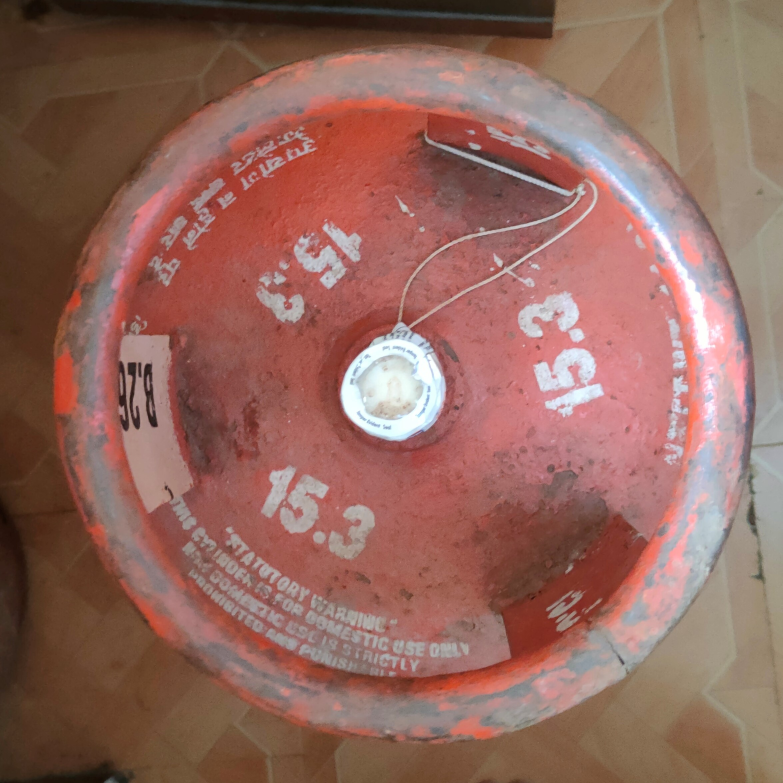
#> input picture gas-cylinder-weight/images/Cylinder_image.jpg, 2348 x 2349 px, found by its file name (shown at 1/3 size); its folder holds 2 pictures in this run
$ python runtime_test.py
#> lines starting #> are read from the running program, lines starting #| are printed output that depends on the picture; after the words box and inside, x2 and y2 are one past the last pixel; in counts of white or black regions, pixels touching at a corner belong together
### gas-cylinder-weight/code-testing/shared.py
import cv2
from matplotlib import pyplot as plt
import numpy as np
import pytesseract

def getMonochromeImage(img):
    img_gray = cv2.cvtColor(img, cv2.COLOR_BGR2GRAY)
    kernel = cv2.getStructuringElement(cv2.MORPH_RECT, (50, 50))
    tophat = cv2.morphologyEx(img_gray, cv2.MORPH_TOPHAT, kernel)
    _, binary_image = cv2.threshold(tophat, 35, 255, cv2.THRESH_BINARY)
    contours, _ = cv2.findContours(binary_image, cv2.RETR_EXTERNAL, cv2.CHAIN_APPROX_SIMPLE)
    mask = np.zeros_like(img_gray)
    cv2.drawContours(mask, contours, -1, (255), thickness=cv2.FILLED)
    result = cv2.bitwise_and(img, img, mask=mask)
    return result

### gas-cylinder-weight/code-testing/runtime_test.py
import sys
import re
import cv2
import numpy as np
from matplotlib import pyplot as plt
import pytesseract

sys.path.append('..')
pytesseract.pytesseract.tesseract_cmd = r'C:/Program Files/Tesseract-OCR/tesseract.exe'

from shared import getMonochromeImage

loadedImage = cv2.imread('images\Cylinder_image.jpg')
#> loadedImage is the input picture: shape (2349, 2348, 3); mean B, G, R 93.8, 103.9, 146.8
image = getMonochromeImage(loadedImage)
#> in getMonochromeImage, `_, binary_image = cv2.threshold(tophat, 35, 255, cv2.THRESH_BINARY)`:
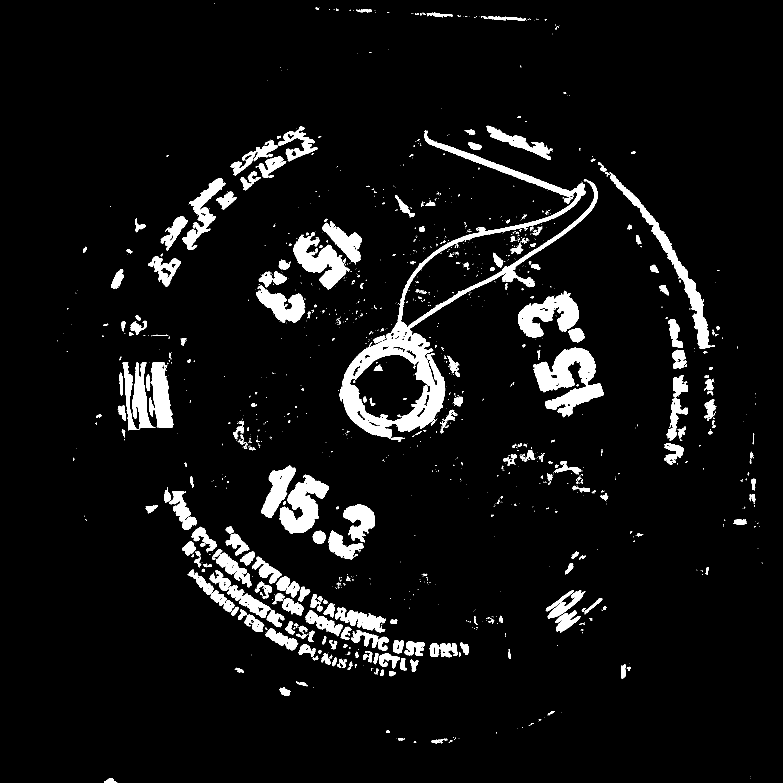
#> binary_image: shape (2349, 2348) (shown at 1/3 size); 6.3% white; 1556 white regions (1192 under 20 px)
#> in getMonochromeImage, `contours, _ = cv2.findContours(binary_image, cv2.RETR_EXTERNAL, cv2.CH..`: contours = 1538 contours, 1253 with area under 20; largest, box (x1, y1, x2, y2) and area: (1019, 390, 1793, 1315) 95778, (1599, 1043, 1812, 1252) 20882, (1829, 516, 2132, 1047) 13707, (838, 1424, 987, 1600) 12900, (1554, 872, 1737, 1013) 12800
#> in getMonochromeImage, `cv2.drawContours(mask, contours, -1, (255), thickness=cv2.FILLED)`: mask: shape (2349, 2348); 7% white; 1538 white regions (1181 under 20 px), largest, box (x1, y1, x2, y2) and area: (1019, 390, 1793, 1315) 98621, (1599, 1043, 1812, 1252) 21525, (1829, 516, 2132, 1047) 14374


def getCroppedImage(image):
    image_height, image_width, _ = image.shape

    # Define the desired width and height of the crop
    crop_width = 1400
    crop_height = 1400

    # Calculate the coordinates for cropping the center region
    x1 = int(image_width/2 - crop_width/2)
    y1 = int(image_height/2 - crop_height/2)
    x2 = int(image_width/2 + crop_width/2)
    y2 = int(image_height/2 + crop_height/2)

    cropped_image = image[y1:y2, x1:x2]
    return cropped_image

cropped_image = getCroppedImage(image)
originalImage = cropped_image.copy()

def getContours(image):
    thresh = cv2.adaptiveThreshold(cv2.cvtColor(image, cv2.COLOR_BGR2GRAY), 255, cv2.ADAPTIVE_THRESH_MEAN_C, cv2.THRESH_BINARY_INV, 11, 7)
    contours, _ = cv2.findContours(thresh, cv2.RETR_EXTERNAL, cv2.CHAIN_APPROX_SIMPLE)
    return contours

def getNumberPos(image):
    contours=getContours(image)
#> in getContours, `thresh = cv2.adaptiveThreshold(cv2.cvtColor(image, cv2.COLOR_BGR2GRAY)..`: thresh: shape (1400, 1400); 9.1% white; 659 white regions (350 under 20 px)
#> in getContours, `contours, _ = cv2.findContours(thresh, cv2.RETR_EXTERNAL, cv2.CHAIN_AP..`: contours = 323 contours, 121 with area under 20; largest, box (x1, y1, x2, y2) and area: (540, 0, 1323, 855) 83138, (15, 988, 460, 1377) 42407, (1121, 564, 1343, 782) 29124, (304, 919, 517, 1131) 27227, (388, 179, 616, 398) 26555
    number_positions=[]

    for contour in contours:
        area = cv2.contourArea(contour)
        x, y, w, h = cv2.boundingRect(contour)

        if (
            area > 1000
            and 1 < w / h < 1.2
            and h > 200 and h <= 300
        ):
            number_positions.append({'pos':(x,y),'cnt': contour})
            cv2.rectangle(image, (x, y), (x + w, y + h), (0, 255, 0), 2)
    return number_positions

number_positions=getNumberPos(cropped_image)
#> the loop in getNumberPos, `for contour in contours:` made 323 passes
#> (area, x, y, w, h) on passes 8, 14, 15: (109.5, 1260, 1392, 26, 8), (191.5, 387, 1385, 37, 15), (118.5, 272, 1385, 17, 15)
#> after the loop in getNumberPos, `for contour in contours:`:
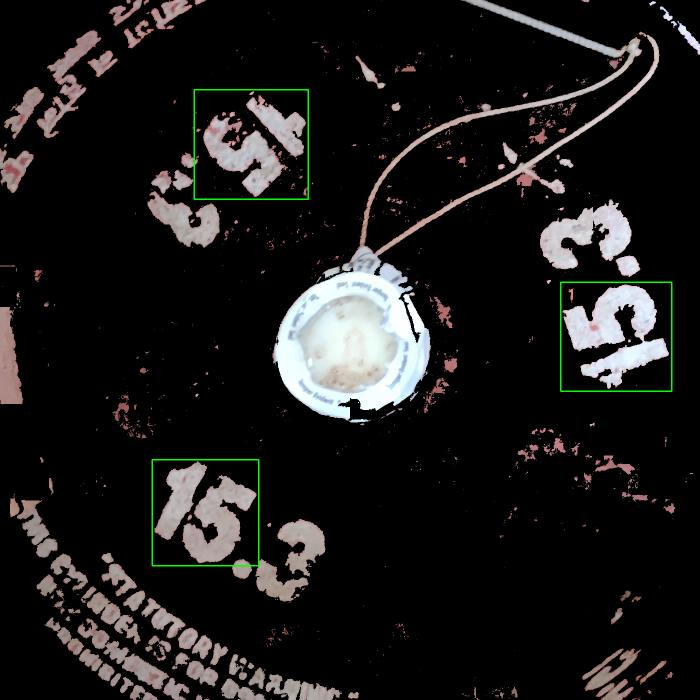
#> image: shape (1400, 1400, 3) (shown at 1/2 size); mean B, G, R 26.7, 27.6, 28.4
#> after the loop in getNumberPos, `for contour in contours:`: number_positions = 3 items
#> number_positions = 3 items

def getNearbyContours(image, posList, contours):
    # Set the maximum distance threshold to filter contours
    max_distance = 200

    # Filter contours near the point of interest
    filtered_contours = []

    for cntData in posList:
        point_of_interest=cntData['pos']
        for cnt in contours:
             # Calculate the contour area
            area = cv2.contourArea(cnt)
            x, y, w, h = cv2.boundingRect(cnt)

            if area > 1000:
                # Calculate the distance between the contour centroid and the point of interest
                M = cv2.moments(cnt)
                cx = int(M['m10'] / M['m00'])
                cy = int(M['m01'] / M['m00'])
                distance = np.sqrt((cx - point_of_interest[0])**2 + (cy - point_of_interest[1])**2)

                # Retain the contour if it falls within the distance threshold
                if distance <= max_distance:
                    filtered_contours.append({'pos':(x,y),'cnt': cnt})
                    cv2.rectangle(image, (x, y), (x + w, y + h), (255, 0, 0), 2)

    return filtered_contours


nearby_contours = getNearbyContours(cropped_image, number_positions, getContours(cropped_image))
#> in getContours (call 2), `thresh = cv2.adaptiveThreshold(cv2.cvtColor(image, cv2.COLOR_BGR2GRAY)..`:
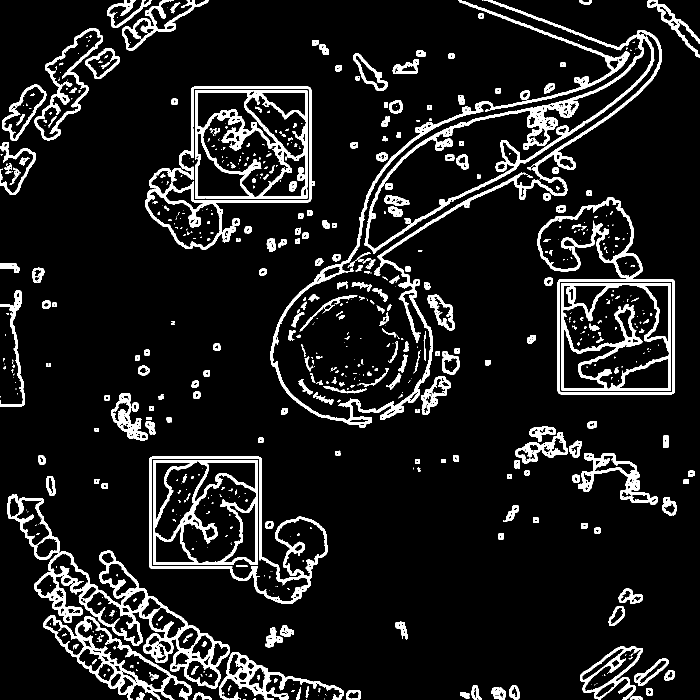
#> thresh: shape (1400, 1400) (shown at 1/2 size); 10.2% white; 656 white regions (350 under 20 px)
#> in getContours (call 2), `contours, _ = cv2.findContours(thresh, cv2.RETR_EXTERNAL, cv2.CHAIN_AP..`: contours = 310 contours, 119 with area under 20; largest, box (x1, y1, x2, y2) and area: (540, 0, 1323, 855) 83138, (1075, 394, 1350, 789) 73299, (290, 173, 630, 499) 71884, (298, 913, 655, 1208) 65690, (15, 988, 460, 1377) 42407
#> in getNearbyContours, `max_distance = 200`: max_distance = 200
#> the loop in getNearbyContours, `for cntData in posList:` made 3 passes
#> point_of_interest on passes 1 to 3: (304, 919), (1121, 564), (388, 179)
#> after the loop in getNearbyContours, `for cntData in posList:`:
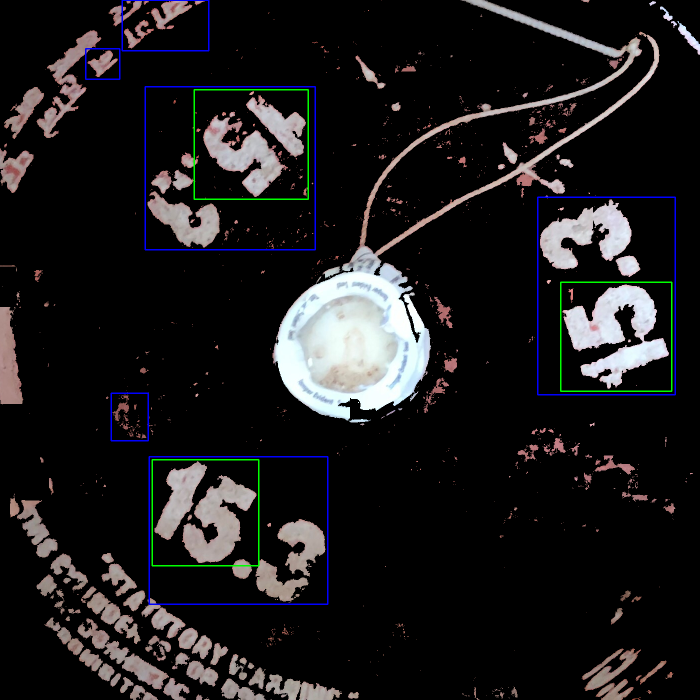
#> image: shape (1400, 1400, 3) (shown at 1/2 size); 0.77% of pixels changed, all inside (x1, y1, x2, y2) = (170, 0, 1352, 1210)
#> after the loop in getNearbyContours, `for cntData in posList:`: filtered_contours = 6 items
#> nearby_contours = 6 items

def findAngle(x,y,w,h):
    rect_center_x = x + w // 2
    rect_center_y = y + h // 2
    img_center_x = cropped_image.shape[1] // 2
    img_center_y = cropped_image.shape[0] // 2
    # distance = np.sqrt((rect_center_x - img_center_x) ** 2 + (rect_center_y - img_center_y) ** 2)
    ref_point_x = img_center_x
    ref_point_y = rect_center_y
    distance_yellow_to_orange = np.sqrt((ref_point_x - img_center_x) ** 2 + (ref_point_y - img_center_y) ** 2)
    distance_red_to_orange = np.sqrt((ref_point_x - rect_center_x) ** 2 + (ref_point_y - rect_center_y) ** 2)
    # print(f" Distance btw red to orange : {distance_red_to_orange}")
    # print(f" Distance btw yellow to orange : {distance_yellow_to_orange}")
    radians= np.arctan(distance_red_to_orange/distance_yellow_to_orange)
    angle= np.degrees(radians)
    # [5 lines of commented-out code are left out]
    return angle

rotated_image = originalImage
def check_contour_overlap(contour1, contour2):
    # Get the bounding rectangles of the contours
    x1, y1, w1, h1 = cv2.boundingRect(contour1)
    x2, y2, w2, h2 = cv2.boundingRect(contour2)

    # Calculate the coordinates of the top-left and bottom-right corners of the rectangles
    rect1_tl = (x1, y1)
    rect1_br = (x1 + w1, y1 + h1)
    rect2_tl = (x2, y2)
    rect2_br = (x2 + w2, y2 + h2)

    # Check if the rectangles intersect
    if rect1_tl[0] < rect2_br[0] and rect1_br[0] > rect2_tl[0] and rect1_tl[1] < rect2_br[1] and rect1_br[1] > rect2_tl[1]:
        return True  # Contours overlap
    else:
        return False  # Contours do not overlap

def filterNumberImages(image, number_positions, nearby_contours):
    img_counter=0
    extract_images=[]

    for parentCntData in nearby_contours:
        for childCntData in number_positions:
            if(check_contour_overlap(parentCntData['cnt'],childCntData['cnt'])):
                img_counter+=1
                x, y, w, h = cv2.boundingRect(parentCntData['cnt'])
                if x < 800 and y > 800 :
                    global rotated_image

                    angle = findAngle(x,y,w,h)
                    rows, cols = cropped_image.shape[:2]
                    M = cv2.getRotationMatrix2D((cols / 2, rows / 2), angle, 1)
                    rotated_image = cv2.warpAffine(originalImage, M, (cols, rows))
                    # plt.imshow(rotated_image)
                    # plt.show()
                    break
                extract_image = originalImage[y:y+h, x:x+w]
                extract_images.append(extract_image)
    return extract_images


# [4 lines of commented-out code are left out]

extract_images=filterNumberImages(cropped_image, number_positions, nearby_contours)
#> the loop in filterNumberImages, `for parentCntData in nearby_contours:` made 6 passes
#> after the loop in filterNumberImages, `for parentCntData in nearby_contours:`: extract_images = 2 items; img_counter = 3
#> extract_images = 2 items

img_copy= np.copy(rotated_image)
angle = 0
cropped_number_image =[]
for i in range(0,3):
    rows, cols = img_copy.shape[:2]
    M = cv2.getRotationMatrix2D((cols / 2, rows / 2), angle, 1)
    rotated_image_copy = cv2.warpAffine(img_copy, M, (cols, rows))
    angle+=110
    cv2.rectangle(rotated_image_copy,(450,1000),(900,1350),(0, 255, 0), 2)
    cropped_number =rotated_image_copy[1000:1350,450:900]
    cropped_number_image.append(cropped_number)
#> this loop made 3 passes
#> M on passes 1 to 3: [[1, 0, 0], [0, 1, 0]], [[-0.342, 0.94, 281.6], [-0.94, -0.342, 1597.2]], [[-0.766, -0.643, 1686.2], [0.643, -0.766, 786.3]]
#> pass 1, `cropped_number =rotated_image_copy[1000:1350,450:900]`:
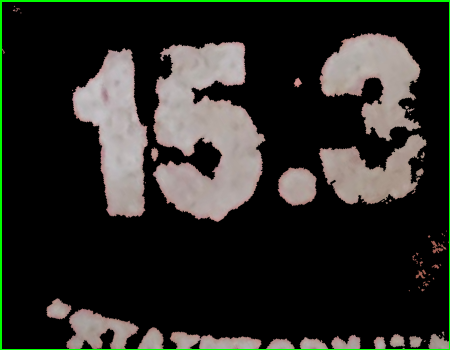
#> cropped_number: shape (350, 450, 3); mean of channels 0, 1, 2 37.4, 42.2, 42.2; drawn as B, G, R
#> after the loop:
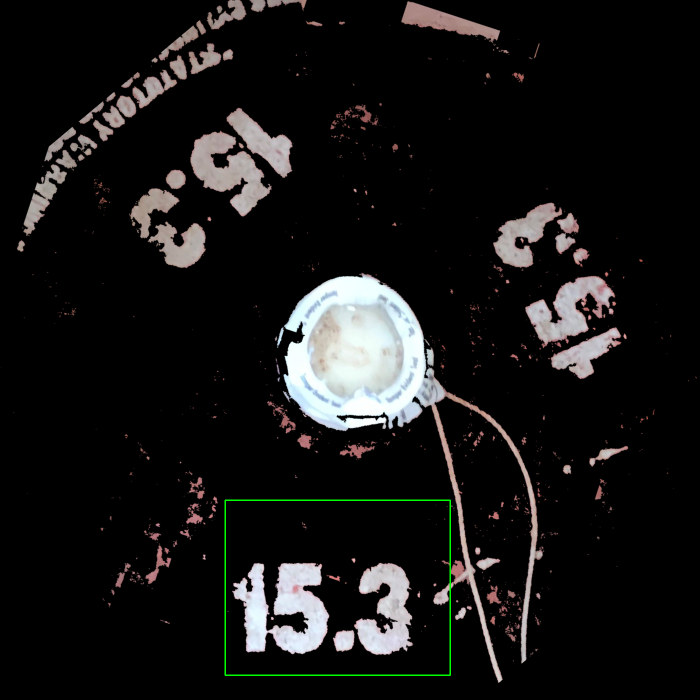
#> rotated_image_copy: shape (1400, 1400, 3) (shown at 1/2 size); mean of channels 0, 1, 2 22.3, 22.8, 23.2; drawn as B, G, R
#> after the loop, angle = 330; cropped_number_image = 3 items

def remove_special_characters_and_letters(input_string):
    # Remove special characters and letters using regular expressions
    cleaned_string = re.sub('[^0-9]', '', input_string)
    return cleaned_string

test_img = cropped_number_image[0]
numbers_predicted=[]
for test_img in cropped_number_image:
    new_img =cv2.resize(test_img,(250,250))
    gray = cv2.cvtColor(new_img,cv2.COLOR_RGB2GRAY)
    arr=np.array(gray)
    for rows in range(len(arr[0])):
        for cols in range(len(arr)):
            if arr[rows][cols] <100 :
                arr[rows][cols] = 255
            else :
                arr[rows][cols]= 0
    color =cv2.cvtColor(arr,cv2.COLOR_GRAY2RGB)
#> (the run stopped early here; a loop or call above may not have finished)
